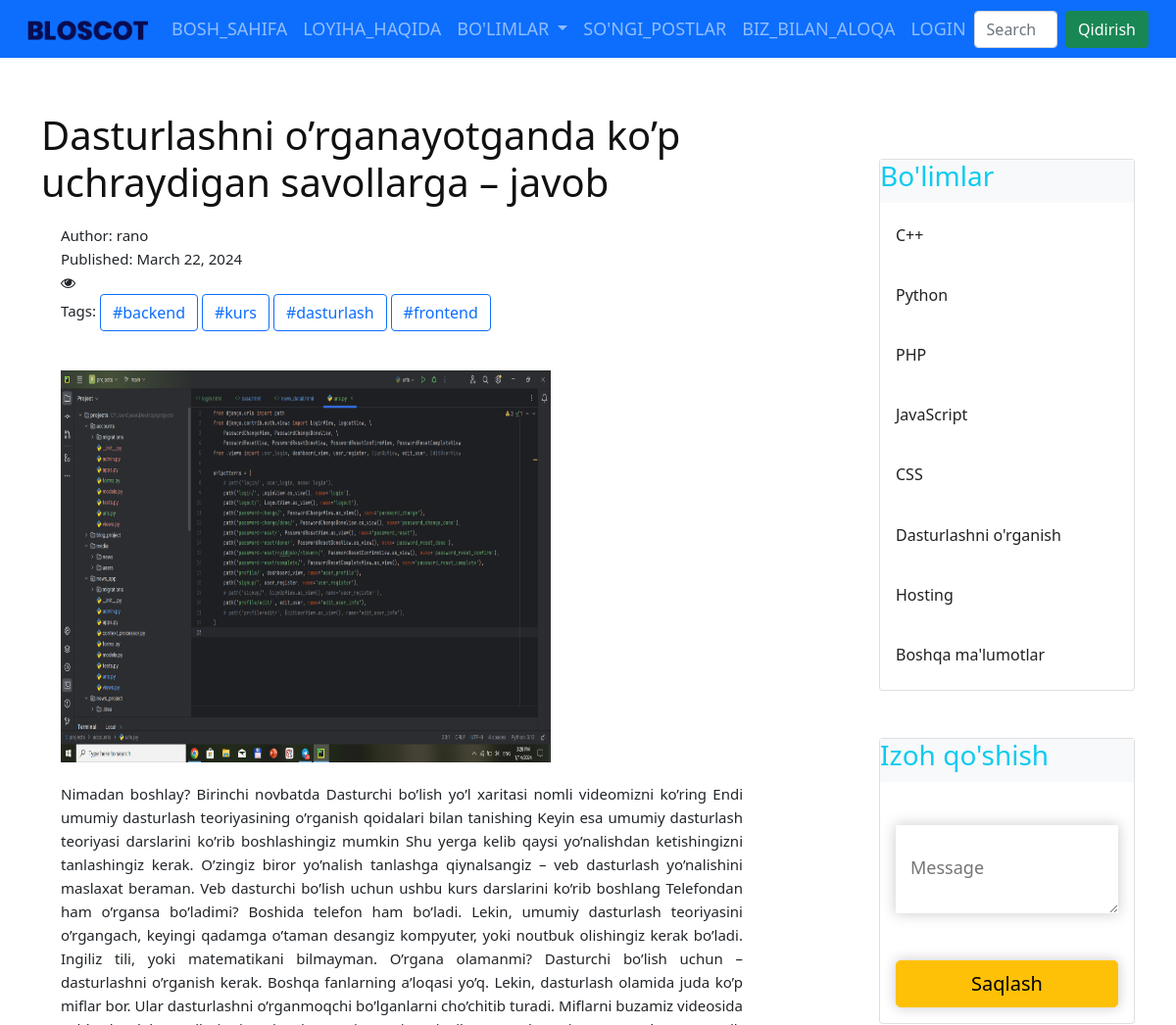
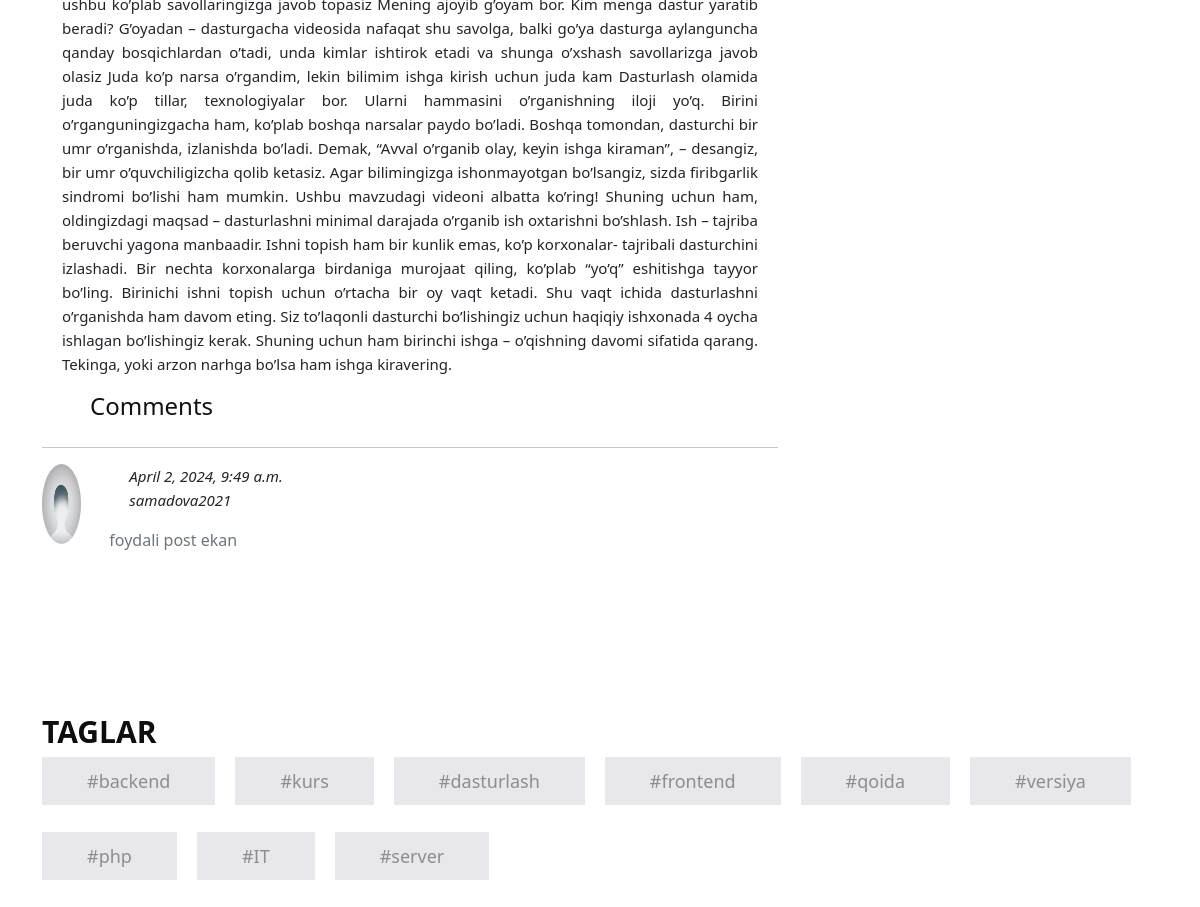
/posts/3/, run on the app's committed database (2 pictures, top to bottom).
### posts/models.py (models this page shows, shortened)
class Posts(models.Model):
    class Status(models.TextChoices):
        Draft = "DF", "Draft"
        Published = "PB", "Published"
    title = models.CharField(max_length=100)
    author = models.ForeignKey(CustomUser, on_delete=models.CASCADE)
    text = models.TextField()
    image = models.ImageField(upload_to='posts/images/')
    category = models.ForeignKey(Category,
                                 on_delete=models.CASCADE
                                 )
    published_at = models.DateTimeField(default=timezone.now)
    created_at = models.DateTimeField(auto_now_add=True)
    updated_at = models.DateTimeField(auto_now=True)
    status = models.CharField(
                                max_length=2,
                                choices=Status.choices,
                                default=Status.Draft,
                              )
    recommended = models.BooleanField(default=False)
    tags = TaggableManager()
    objects = models.Manager()
    published = PublishedManager()
    class Meta:
        ordering = ["-published_at"]

class Comment(models.Model):
    posts = models.ForeignKey(Posts, on_delete=models.CASCADE, related_name='comments')
    user = models.ForeignKey(CustomUser, on_delete=models.CASCADE, related_name='comments')
    body = models.TextField()
    created_time = models.DateTimeField(auto_now_add=True)
    active = models.BooleanField(default=True)
    class Meta:
        ordering = ['created_time']

class Category(models.Model):
    name = models.CharField(max_length=200)

### users/models.py (models this page shows)
class CustomUser(AbstractUser):
    photo = models.ImageField(upload_to='users/images/', default='default_profile_pic.png')

### posts/views.py (the view)
# urls.py: path('<int:id>/', PostDetailView.as_view(), name='post_detail'),
class PostDetailView(View):
    def get(self, request, id):
        post = Posts.objects.get(id=id)
        form = CommentForm()
        context = get_hitcount(request, post)
        context['post'] = post
        context['form'] = form
        return render(request, 'blog/post_detail.html', context)

### posts/forms.py
class CommentForm(forms.ModelForm):
    class Meta:
        model = Comment
        fields = ("body", )

### posts/context_processor.py (called while the page is built)
def category(request):
    categories = Category.objects.all()
    context = {
        'categories': categories
    }
    return context

def post_tags(request):
    posts = Posts.published.prefetch_related('tags').all()
    tags = Tag.objects.all()
    context = {
        'posts': posts,
        'tags': tags
    }
    return context

### posts/models.py (called while the page is built)
    def get_queryset(self):
        return super().get_queryset().filter(status=Posts.Status.Published)

### posts/views.py (called while the page is built)
def get_hitcount(request, object):
    hit_count = get_hitcount_model().objects.get_for_object(object)
    hits = hit_count.hits
    context = {}
    hitcontext = context['hitcount'] = {'pk': hit_count.pk}
    hit_count_response = HitCountMixin.hit_count(request, hit_count)
    if hit_count_response.hit_counted:
        hits += 1
        hitcontext['hit_counted'] = hit_count_response.hit_counted
        hitcontext['hit_message'] = hit_count_response.hit_message
        hitcontext['total_hits'] = hits
    return hitcontext

### templates/blog/post_detail.html (shortened to what this page needs)
{% extends 'blog/base.html' %}
{% load static %}
{% load crispy_forms_tags %}
{% load hitcount_tags %}
{% block content %}
       <div class="row justify-content-between">
           <div class="col-lg-8 col-sm-12">
                 <h1>
                     {{ post.title }}
                 </h1>
                <p>
                    Author: <strong>{{ post.author }}</strong> <br>
                    Published: <strong>{{ post.published_at | date }}</strong><br>
                    <i class="fa fa-eye" aria-hidden="true"></i> <strong>{% get_hit_count for post %}</strong> <br>
                    Tags:
                    {% for tag in post.tags.all %}
                        <a href="#" class="btn btn-outline-primary">#{{ tag }}</a>
                    {% endfor %}
                </p>
                <img src="{{ post.image.url }}" class="detail-pic mt-4">
                <p class="detail-text"><strong>{{ post.text }}</strong></p>
               {% if post.comments.exists %}
                    <h4 class="ms-5">Comments</h4> <hr>
                    {% for comment in post.comments.all %}
                        <div class="row mb-4">
                            <div class="col-1">
                                <img class="small-profile-pic" src="{{ comment.user.photo.url }}">
                            </div>
                            <div class="col-7 ms-1">
                                <p class="fst-italic">{{ comment.created_time }} <br>
                                    {{ comment.user }}</p>
                                <span class="text-muted mt-2">{{ comment.body }}</span>
                            </div>
                        </div>
                    {% endfor %}
               {% endif %}
           </div>
            <div class="col-lg-3 col-sm-6">
               <div class="card my-5">
                   <h3 class="text-info bg-light">Bo'limlar</h3>
                  {% for category in categories %}
                     <div class="card-body">
                        <h6 class="card-text"><a href="#">{{ category.name }}</a></h6>
                     </div>
                  {% endfor %}
                </div>
                <div class="card mt-5">
                    <h3 class="text-info bg-light">Izoh qo'shish</h3>
                    <div class="card-body">
                         <form action="{% url 'comments' post.id %}" method="post"> {% csrf_token %}
                            <textarea class="massage_text" placeholder="Message" rows="5" name="body"></textarea>
                            <button class="btn btn-warning btn-lg mt-5 email_text" type="submit">Saqlash</button>
                         </form>
                    </div>
                  </div>
            </div>
       </div>
{% endblock %}

### templates/blog/base.html (shortened to what this page needs)
<!DOCTYPE html>
{% load static %}
{% url 'home_page' as home_page_url %}
{% url 'about_page' as about_page_url %}
{% url 'latest_posts' as latest_posts_url %}
{% url 'contact_page' as contact_page_url %}
{% url 'login' as user_login_url %}
{% url 'logout' as user_logout_url %}
{% url 'profile' as user_profile_url %}
{% url 'profile_edit' as profile_edit_url %}
{% url 'create_post' as create_post_url %}
{% url 'my_posts' as my_posts_url %}
<html lang="en">
<head>
        <link rel="stylesheet" type="text/css" href="{% static 'css/main.css' %}">
      <link rel="stylesheet" type="text/css" href="{% static 'css/bootstrap.min.css' %}">
      <link rel="stylesheet" type="text/css" href="{% static 'css/style.css' %}">
      <link rel="stylesheet" href="{% static 'css/responsive.css' %}">
      <link rel="stylesheet" href="{% static 'css/jquery.mCustomScrollbar.min.css' %}">
      <link rel="stylesheet" href="https://netdna.bootstrapcdn.com/font-awesome/4.0.3/css/font-awesome.css">
      <link rel="stylesheet" href="{% static 'css/owl.carousel.min.css' %}">
      <link rel="stylesheet" href="https://cdnjs.cloudflare.com/ajax/libs/fancybox/2.1.5/jquery.fancybox.min.css" media="screen">
      <link href="https://cdn.jsdelivr.net/npm/bootstrap@5.0.2/dist/css/bootstrap.min.css" rel="stylesheet">
      <link rel="stylesheet" href="https://cdn.jsdelivr.net/npm/bootstrap-icons@1.11.3/font/bootstrap-icons.min.css">
</head>
<body>
    <nav class="navbar navbar-expand-lg navbar-dark bg-primary fixed-top">
      <div class="container-fluid">
        <a class="navbar-brand" href="{% url 'home_page' %}"><img src="{% static 'images/logo.png' %}"></a>
        <div class="collapse navbar-collapse">
          <ul class="navbar-nav me-auto mb-2 mb-lg-0">
            <li class="nav-item">
              <a class="nav-link {% if request.path == home_page_url %} active {% endif %}" aria-current="page" href="{% url 'home_page' %}">Bosh_sahifa</a>
            </li>
            <li class="nav-item">
              <a class="nav-link {% if request.path == about_page_url %} active {% endif %}" href="{% url 'about_page' %}">Loyiha_haqida</a>
            </li>
            <li class="nav-item dropdown">
              <a class="nav-link dropdown-toggle" href="#" id="navbarDropdown" role="button" data-bs-toggle="dropdown" aria-expanded="false">
                Bo'limlar
              </a>
            </li>
            <li class="nav-item">
              <a class="nav-link {% if request.path == latest_posts_url %} active {% endif %}" href="{{latest_posts_url}}">So'ngi_postlar</a>
           </li>
           <li class="nav-item">
              <a class="nav-link {% if request.path == contact_page_url %} active {% endif %}" href="{% url 'contact_page' %}">Biz_bilan_aloqa</a>
           </li>
           {% if request.user.is_authenticated %}
                <li class="nav-item dropdown">
                  <a class="nav-link dropdown-toggle {% if request.path == user_profile_url or request.path == profile_edit_url %} active {% endif %}" href="user_profile_url" role="button" data-bs-toggle="dropdown" aria-expanded="false">
                      {{ request.user.username }}
                  </a>
                  <ul class="dropdown-menu" aria-labelledby="navbarDropdown">
                      <li><a class="dropdown-item {% if request.path == user_profile_url %} active {% endif %}" href="{{user_profile_url}}">Profile</a></li>
                      <li><a class="dropdown-item {% if request.path == my_posts_url %} active {% endif %}" href="{{my_posts_url}}">Postlarim</a></li>
                      <li><a class="dropdown-item {% if request.path == create_post_url %} active {% endif %}" href="{{create_post_url}}">Yangi post</a></li>
                      <li><hr class="dropdown-divider"></li>
                      <li><a class="dropdown-item" href="{{user_logout_url}}">Logout</a></li>
                  </ul>
                </li>
            {% else %}
                <li class="nav-item">
                  <a class="nav-link {% if request.path == user_login_url %} active {% endif %}" aria-current="page" href="{{user_login_url}}">Login</a>
                </li>
            {% endif %}
          </ul>
          <form class="d-flex" action="{% url 'search_result' %}" method="get">
            <input class="form-control me-2" type="search" placeholder="Search" aria-label="Search" name="q">
            <button class="btn btn-success" type="submit">Qidirish</button>
          </form>
        </div>
      </div>
    </nav>
<div class="about_section layout_padding mb-5">
      <div class="container">
            {% block content %}
            {% endblock %}
      </div>
</div>
<div class="tag_section layout_padding">
  <div class="container">
     <h1 class="tag_taital">Taglar</h1>
     <div class="tag_bt">
        <ul>
            {% for tag in tags %}
                <li class="mb-5"><a href="{% url 'tagged' tag.slug %}">#{{ tag }}</a></li>
            {% endfor %}
        </ul>
     </div>
  </div>
</div>
</body>
</html>

### static/css/main.css (style rules this page uses)
.small-profile-pic { width: 80px; height: 80px; border-radius: 50%; }
.detail-pic { width: 500px; height: 400px; margin: 0px 20px 20px; }
.detail-text { text-align: justify; }

### static/css/style.css (style rules this page uses)
* { box-sizing: border-box !important; transition: ease all 0.5s; }
html { scroll-behavior: smooth; }
body { color: #666666; font-size: 14px; font-family: Poppins; line-height: 1.80857; font-weight: normal; overflow-x: hidden; }
a { color: #1f1f1f; text-decoration: none !important; outline: none !important; -webkit-transition: all .3s ease-in-out; -moz-transition: all .3s ease-in-out; -ms-transition: all .3s ease-in-out; -o-transition: all .3s ease-in-out; transition: all .3s ease-in-out; }
h1, h2, h3, h4, h5, h6 { letter-spacing: 0; font-weight: normal; position: relative; padding: 0 0 10px 0; font-weight: normal; line-height: normal; color: #111111; margin: 0 }
h1 { font-size: 24px }
h3 { font-size: 18px }
h4 { font-size: 16px }
h6 { font-size: 13px }
*, *::after, *::before { -webkit-box-sizing: border-box; -moz-box-sizing: border-box; box-sizing: border-box; }
h1 a, h2 a, h3 a, h4 a, h5 a, h6 a { color: #212121; text-decoration: none!important; opacity: 1 }
ul, li, ol { margin: 0px; padding: 0px; list-style: none; }
p { margin: 20px; font-weight: 300; font-size: 15px; line-height: 24px; }
a { color: #222222; text-decoration: none; outline: none !important; }
a, .btn { text-decoration: none !important; outline: none !important; -webkit-transition: all .3s ease-in-out; -moz-transition: all .3s ease-in-out; -ms-transition: all .3s ease-in-out; -o-transition: all .3s ease-in-out; transition: all .3s ease-in-out; }
img { max-width: 100%; height: auto; }
button { border: 0; margin: 0; padding: 0; cursor: pointer; }
.layout_padding { padding-top: 90px; padding-bottom: 0px; }
.bg-light { background-color: transparent!important; }
.navbar-expand-lg .navbar-nav .nav-link { padding-right: 15px; padding-left: 15px; font-size: 18px; color: #f8f9fa; text-transform: uppercase; }
.about_section { width: 100%; float: left; padding-top: 90px; }
.tag_section { width: 100%; float: left; padding-bottom: 90px; }
.tag_taital { width: 100%; float: left; font-size: 30px; color: #0e0e0e; text-transform: uppercase; font-weight: bold; }
.tag_bt { width: 100%; float: left; }
.tag_bt ul { margin: 0px; padding: 0px; }
.tag_bt li { float: left; font-size: 18px; color: #8d8d90; background-color: #e7e7ec; margin-right: 20px; }
.tag_bt li a { color: #8d8d90; background-color: #e7e7ec; padding: 12px 45px; }
.email_text { width: 100%; float: left; font-size: 18px; color: grey; background-color: #ffffff; border: 0px; padding: 10px 15px 10px 15px; height: auto; box-shadow: 0px 0px 13px 1px rgba(0,0,0,0.19); margin-top: 20px; }
.massage_text { width: 100%; float: left; font-size: 18px; color: grey; background-color: #ffffff; border: 0px; height: 90px; box-shadow: 0px 0px 13px 1px rgba(0,0,0,0.19); margin-top: 20px; padding: 30px 15px 10px 15px; }

### data on the page
Posts: title "Dasturlashni o’rganayotganda ko’p uchraydigan savollarga – javob", author "rano", published_at "March 22, 2024", image (picture), text "Nimadan boshlay? Birinchi novbatda Dasturchi bo’lish yo’l xaritasi nomli videomizni ko’ring Endi umumiy dasturlash teoriyasining o’rganish qoidalari bilan tanishing Keyin esa umumiy dasturlash teoriyasi darslarini ko’rib boshlashingiz mumkin Shu yerga kelib qaysi yo’nalishdan ketishingizni tanlashingiz kerak. O’zingiz biror yo’nalish tanlashga qiynalsangiz – veb dasturlash yo’nalishini maslaxat beraman. Veb dasturchi bo’lish uchun ushbu kurs darslarini ko’rib boshlang Telefondan ham o’rgansa bo’ladimi? Boshida telefon ham bo’ladi. Lekin, umumiy dasturlash teoriyasini o’rgangach, keyingi qadamga o’taman desangiz kompyuter, yoki noutbuk olishingiz kerak bo’ladi. Ingiliz tili, yoki…"
Tag: name "backend"
Tag: name "kurs"
Tag: name "dasturlash"
Tag: name "frontend"
Comment: user.photo (placeholder picture), created_time "April 2, 2024, 9:49 a.m.", user "samadova2021", body "foydali post ekan"
Category: name "C++"
Category: name "Python"
Category: name "PHP"
Category: name "JavaScript"
Category: name "CSS"
Category: name "Dasturlashni o'rganish"
Category: name "Hosting"
Category: name "Boshqa ma'lumotlar"
Tag: name "qoida"
Tag: name "versiya"
Tag: name "php"
Tag: name "IT"
Tag: name "server"
